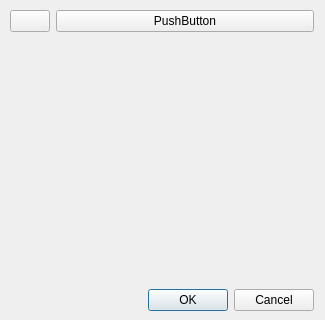
<?xml version="1.0" encoding="UTF-8"?>
<ui version="4.0">
 <class>wizard</class>
 <widget class="QDialog" name="wizard">
  <property name="geometry">
   <rect>
    <x>0</x>
    <y>0</y>
    <width>325</width>
    <height>320</height>
   </rect>
  </property>
  <property name="windowTitle">
   <string>Dialog</string>
  </property>
  <widget class="QWidget" name="gridLayoutWidget">
   <property name="geometry">
    <rect>
     <x>10</x>
     <y>10</y>
     <width>304</width>
     <height>301</height>
    </rect>
   </property>
   <layout class="QGridLayout" name="gridLayout">
    <item row="0" column="0">
     <widget class="QPushButton" name="pushButton">
      <property name="text">
       <string/>
      </property>
      <property name="icon">
       <iconset>
        <normaloff>../../dynamind-modelbuilder/ressources/document-open.png</normaloff>../../dynamind-modelbuilder/ressources/document-open.png</iconset>
      </property>
      <property name="iconSize">
       <size>
        <width>70</width>
        <height>70</height>
       </size>
      </property>
     </widget>
    </item>
    <item row="0" column="1">
     <widget class="QPushButton" name="pushButton_2">
      <property name="text">
       <string>PushButton</string>
      </property>
     </widget>
    </item>
    <item row="2" column="1">
     <widget class="QDialogButtonBox" name="buttonBox">
      <property name="orientation">
       <enum>Qt::Horizontal</enum>
      </property>
      <property name="standardButtons">
       <set>QDialogButtonBox::Cancel|QDialogButtonBox::Ok</set>
      </property>
     </widget>
    </item>
    <item row="1" column="1">
     <spacer name="verticalSpacer">
      <property name="orientation">
       <enum>Qt::Vertical</enum>
      </property>
      <property name="sizeHint" stdset="0">
       <size>
        <width>20</width>
        <height>40</height>
       </size>
      </property>
     </spacer>
    </item>
   </layout>
  </widget>
 </widget>
 <resources/>
 <connections>
  <connection>
   <sender>buttonBox</sender>
   <signal>accepted()</signal>
   <receiver>wizard</receiver>
   <slot>accept()</slot>
   <hints>
    <hint type="sourcelabel">
     <x>248</x>
     <y>254</y>
    </hint>
    <hint type="destinationlabel">
     <x>157</x>
     <y>274</y>
    </hint>
   </hints>
  </connection>
  <connection>
   <sender>buttonBox</sender>
   <signal>rejected()</signal>
   <receiver>wizard</receiver>
   <slot>reject()</slot>
   <hints>
    <hint type="sourcelabel">
     <x>316</x>
     <y>260</y>
    </hint>
    <hint type="destinationlabel">
     <x>286</x>
     <y>274</y>
    </hint>
   </hints>
  </connection>
 </connections>
</ui>
